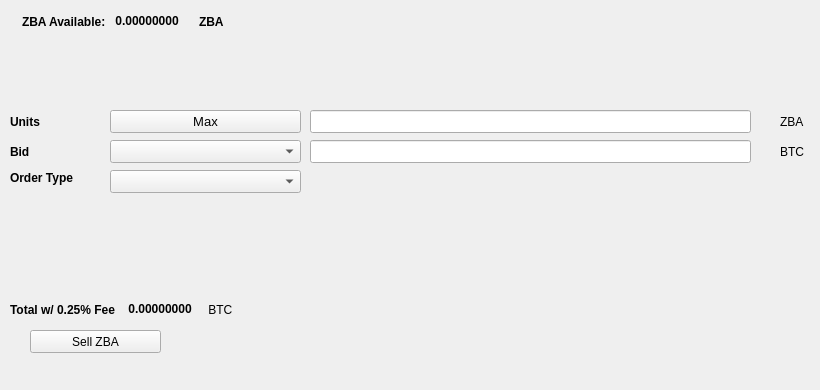
   <widget class="QWidget" name="SellTab">
    <attribute name="title">
     <string>Sell</string>
    </attribute>
    <widget class="QLabel" name="label_16">
     <property name="geometry">
      <rect>
       <x>780</x>
       <y>140</y>
       <width>31</width>
       <height>23</height>
      </rect>
     </property>
     <property name="text">
      <string>BTC</string>
     </property>
    </widget>
    <widget class="QComboBox" name="SellBidcomboBox">
     <property name="geometry">
      <rect>
       <x>110</x>
       <y>140</y>
       <width>191</width>
       <height>23</height>
      </rect>
     </property>
     <property name="font">
      <font>
       <pointsize>10</pointsize>
      </font>
     </property>
    </widget>
    <widget class="QLabel" name="label_18">
     <property name="geometry">
      <rect>
       <x>10</x>
       <y>110</y>
       <width>46</width>
       <height>23</height>
      </rect>
     </property>
     <property name="font">
      <font>
       <weight>75</weight>
       <bold>true</bold>
      </font>
     </property>
     <property name="text">
      <string>Units</string>
     </property>
    </widget>
    <widget class="QPushButton" name="Sell_Max_Amount">
     <property name="geometry">
      <rect>
       <x>110</x>
       <y>110</y>
       <width>191</width>
       <height>23</height>
      </rect>
     </property>
     <property name="font">
      <font>
       <pointsize>10</pointsize>
      </font>
     </property>
     <property name="text">
      <string>Max</string>
     </property>
    </widget>
    <widget class="QLabel" name="label_20">
     <property name="geometry">
      <rect>
       <x>10</x>
       <y>170</y>
       <width>91</width>
       <height>16</height>
      </rect>
     </property>
     <property name="font">
      <font>
       <weight>75</weight>
       <bold>true</bold>
      </font>
     </property>
     <property name="text">
      <string>Order Type</string>
     </property>
    </widget>
    <widget class="QComboBox" name="SellOrdertypeCombo">
     <property name="geometry">
      <rect>
       <x>110</x>
       <y>170</y>
       <width>191</width>
       <height>23</height>
      </rect>
     </property>
     <property name="font">
      <font>
       <pointsize>10</pointsize>
      </font>
     </property>
    </widget>
    <widget class="QLabel" name="label_21">
     <property name="geometry">
      <rect>
       <x>10</x>
       <y>140</y>
       <width>46</width>
       <height>23</height>
      </rect>
     </property>
     <property name="font">
      <font>
       <weight>75</weight>
       <bold>true</bold>
      </font>
     </property>
     <property name="text">
      <string>Bid</string>
     </property>
    </widget>
    <widget class="QLabel" name="label_22">
     <property name="geometry">
      <rect>
       <x>780</x>
       <y>110</y>
       <width>31</width>
       <height>23</height>
      </rect>
     </property>
     <property name="text">
      <string>ZBA</string>
     </property>
    </widget>
    <widget class="QLineEdit" name="UnitsInputZBA">
     <property name="geometry">
      <rect>
       <x>310</x>
       <y>110</y>
       <width>441</width>
       <height>23</height>
      </rect>
     </property>
     <property name="font">
      <font>
       <pointsize>9</pointsize>
       <weight>75</weight>
       <bold>true</bold>
      </font>
     </property>
    </widget>
    <widget class="QLineEdit" name="SellBidPriceEdit">
     <property name="geometry">
      <rect>
       <x>310</x>
       <y>140</y>
       <width>441</width>
       <height>23</height>
      </rect>
     </property>
     <property name="font">
      <font>
       <pointsize>9</pointsize>
       <weight>75</weight>
       <bold>true</bold>
      </font>
     </property>
    </widget>
    <widget class="QPushButton" name="SellZBABTN">
     <property name="geometry">
      <rect>
       <x>30</x>
       <y>330</y>
       <width>131</width>
       <height>23</height>
      </rect>
     </property>
     <property name="text">
      <string>Sell ZBA</string>
     </property>
     <property name="icon">
      <iconset resource="../zoomba">
       <normaloff>:/icons/bitcoin</normaloff>:/icons/bitcoin</iconset>
     </property>
    </widget>
    <widget class="QWidget" name="layoutWidget3">
     <property name="geometry">
      <rect>
       <x>22</x>
       <y>12</y>
       <width>258</width>
       <height>19</height>
      </rect>
     </property>
     <layout class="QHBoxLayout" name="horizontalLayout">
      <item>
       <widget class="QLabel" name="label232_2">
        <property name="font">
         <font>
          <weight>75</weight>
          <bold>true</bold>
         </font>
        </property>
        <property name="text">
         <string>ZBA Available:</string>
        </property>
       </widget>
      </item>
      <item>
       <widget class="QLabel" name="ZBAAvailableLabel">
        <property name="palette">
         <palette>
          <active>
           <colorrole role="WindowText">
            <brush brushstyle="SolidPattern">
             <color alpha="255">
              <red>0</red>
              <green>0</green>
              <blue>0</blue>
             </color>
            </brush>
           </colorrole>
           <colorrole role="Button">
            <brush brushstyle="SolidPattern">
             <color alpha="255">
              <red>0</red>
              <green>170</green>
              <blue>0</blue>
             </color>
            </brush>
           </colorrole>
           <colorrole role="Light">
            <brush brushstyle="SolidPattern">
             <color alpha="255">
              <red>0</red>
              <green>255</green>
              <blue>0</blue>
             </color>
            </brush>
           </colorrole>
           <colorrole role="Midlight">
            <brush brushstyle="SolidPattern">
             <color alpha="255">
              <red>0</red>
              <green>212</green>
              <blue>0</blue>
             </color>
            </brush>
           </colorrole>
           <colorrole role="Dark">
            <brush brushstyle="SolidPattern">
             <color alpha="255">
              <red>0</red>
              <green>85</green>
              <blue>0</blue>
             </color>
            </brush>
           </colorrole>
           <colorrole role="Mid">
            <brush brushstyle="SolidPattern">
             <color alpha="255">
              <red>0</red>
              <green>113</green>
              <blue>0</blue>
             </color>
            </brush>
           </colorrole>
           <colorrole role="Text">
            <brush brushstyle="SolidPattern">
             <color alpha="255">
              <red>0</red>
              <green>170</green>
              <blue>0</blue>
             </color>
            </brush>
           </colorrole>
           <colorrole role="BrightText">
            <brush brushstyle="SolidPattern">
             <color alpha="255">
              <red>255</red>
              <green>255</green>
              <blue>255</blue>
             </color>
            </brush>
           </colorrole>
           <colorrole role="ButtonText">
            <brush brushstyle="SolidPattern">
             <color alpha="255">
              <red>0</red>
              <green>0</green>
              <blue>0</blue>
             </color>
            </brush>
           </colorrole>
           <colorrole role="Base">
            <brush brushstyle="SolidPattern">
             <color alpha="255">
              <red>255</red>
              <green>255</green>
              <blue>255</blue>
             </color>
            </brush>
           </colorrole>
           <colorrole role="Window">
            <brush brushstyle="SolidPattern">
             <color alpha="255">
              <red>0</red>
              <green>170</green>
              <blue>0</blue>
             </color>
            </brush>
           </colorrole>
           <colorrole role="Shadow">
            <brush brushstyle="SolidPattern">
             <color alpha="255">
              <red>0</red>
              <green>0</green>
              <blue>0</blue>
             </color>
            </brush>
           </colorrole>
           <colorrole role="AlternateBase">
            <brush brushstyle="SolidPattern">
             <color alpha="255">
              <red>127</red>
              <green>212</green>
              <blue>127</blue>
             </color>
            </brush>
           </colorrole>
           <colorrole role="ToolTipBase">
            <brush brushstyle="SolidPattern">
             <color alpha="255">
              <red>255</red>
              <green>255</green>
              <blue>220</blue>
             </color>
            </brush>
           </colorrole>
           <colorrole role="ToolTipText">
            <brush brushstyle="SolidPattern">
             <color alpha="255">
              <red>0</red>
              <green>0</green>
              <blue>0</blue>
             </color>
            </brush>
           </colorrole>
          </active>
          <inactive>
           <colorrole role="WindowText">
            <brush brushstyle="SolidPattern">
             <color alpha="255">
              <red>0</red>
              <green>0</green>
              <blue>0</blue>
             </color>
            </brush>
           </colorrole>
           <colorrole role="Button">
            <brush brushstyle="SolidPattern">
             <color alpha="255">
              <red>0</red>
              <green>170</green>
              <blue>0</blue>
             </color>
            </brush>
           </colorrole>
           <colorrole role="Light">
            <brush brushstyle="SolidPattern">
             <color alpha="255">
              <red>0</red>
              <green>255</green>
              <blue>0</blue>
             </color>
            </brush>
           </colorrole>
           <colorrole role="Midlight">
            <brush brushstyle="SolidPattern">
             <color alpha="255">
              <red>0</red>
              <green>212</green>
              <blue>0</blue>
             </color>
            </brush>
           </colorrole>
           <colorrole role="Dark">
            <brush brushstyle="SolidPattern">
             <color alpha="255">
              <red>0</red>
              <green>85</green>
              <blue>0</blue>
             </color>
            </brush>
           </colorrole>
           <colorrole role="Mid">
            <brush brushstyle="SolidPattern">
             <color alpha="255">
              <red>0</red>
              <green>113</green>
              <blue>0</blue>
             </color>
            </brush>
           </colorrole>
           <colorrole role="Text">
            <brush brushstyle="SolidPattern">
             <color alpha="255">
              <red>0</red>
              <green>170</green>
              <blue>0</blue>
             </color>
            </brush>
           </colorrole>
           <colorrole role="BrightText">
            <brush brushstyle="SolidPattern">
             <color alpha="255">
              <red>255</red>
              <green>255</green>
              <blue>255</blue>
             </color>
            </brush>
           </colorrole>
           <colorrole role="ButtonText">
            <brush brushstyle="SolidPattern">
             <color alpha="255">
              <red>0</red>
              <green>0</green>
              <blue>0</blue>
             </color>
            </brush>
           </colorrole>
           <colorrole role="Base">
            <brush brushstyle="SolidPattern">
             <color alpha="255">
              <red>255</red>
              <green>255</green>
              <blue>255</blue>
             </color>
            </brush>
           </colorrole>
           <colorrole role="Window">
            <brush brushstyle="SolidPattern">
             <color alpha="255">
              <red>0</red>
              <green>170</green>
              <blue>0</blue>
             </color>
            </brush>
           </colorrole>
           <colorrole role="Shadow">
            <brush brushstyle="SolidPattern">
             <color alpha="255">
              <red>0</red>
              <green>0</green>
              <blue>0</blue>
             </color>
            </brush>
           </colorrole>
           <colorrole role="AlternateBase">
            <brush brushstyle="SolidPattern">
             <color alpha="255">
              <red>127</red>
              <green>212</green>
              <blue>127</blue>
             </color>
            </brush>
           </colorrole>
           <colorrole role="ToolTipBase">
            <brush brushstyle="SolidPattern">
             <color alpha="255">
              <red>255</red>
              <green>255</green>
              <blue>220</blue>
             </color>
            </brush>
           </colorrole>
           <colorrole role="ToolTipText">
            <brush brushstyle="SolidPattern">
             <color alpha="255">
              <red>0</red>
              <green>0</green>
              <blue>0</blue>
             </color>
            </brush>
           </colorrole>
          </inactive>
          <disabled>
           <colorrole role="WindowText">
            <brush brushstyle="SolidPattern">
             <color alpha="255">
              <red>0</red>
              <green>85</green>
              <blue>0</blue>
             </color>
            </brush>
           </colorrole>
           <colorrole role="Button">
            <brush brushstyle="SolidPattern">
             <color alpha="255">
              <red>0</red>
              <green>170</green>
              <blue>0</blue>
             </color>
            </brush>
           </colorrole>
           <colorrole role="Light">
            <brush brushstyle="SolidPattern">
             <color alpha="255">
              <red>0</red>
              <green>255</green>
              <blue>0</blue>
             </color>
            </brush>
           </colorrole>
           <colorrole role="Midlight">
            <brush brushstyle="SolidPattern">
             <color alpha="255">
              <red>0</red>
              <green>212</green>
              <blue>0</blue>
             </color>
            </brush>
           </colorrole>
           <colorrole role="Dark">
            <brush brushstyle="SolidPattern">
             <color alpha="255">
              <red>0</red>
              <green>85</green>
              <blue>0</blue>
             </color>
            </brush>
           </colorrole>
           <colorrole role="Mid">
            <brush brushstyle="SolidPattern">
             <color alpha="255">
              <red>0</red>
              <green>113</green>
              <blue>0</blue>
             </color>
            </brush>
           </colorrole>
           <colorrole role="Text">
            <brush brushstyle="SolidPattern">
             <color alpha="255">
              <red>0</red>
              <green>85</green>
              <blue>0</blue>
             </color>
            </brush>
           </colorrole>
           <colorrole role="BrightText">
            <brush brushstyle="SolidPattern">
             <color alpha="255">
              <red>255</red>
              <green>255</green>
              <blue>255</blue>
             </color>
            </brush>
           </colorrole>
           <colorrole role="ButtonText">
            <brush brushstyle="SolidPattern">
             <color alpha="255">
              <red>0</red>
              <green>85</green>
              <blue>0</blue>
             </color>
            </brush>
           </colorrole>
           <colorrole role="Base">
            <brush brushstyle="SolidPattern">
             <color alpha="255">
              <red>0</red>
              <green>170</green>
              <blue>0</blue>
             </color>
            </brush>
           </colorrole>
           <colorrole role="Window">
            <brush brushstyle="SolidPattern">
             <color alpha="255">
              <red>0</red>
              <green>170</green>
              <blue>0</blue>
             </color>
            </brush>
           </colorrole>
           <colorrole role="Shadow">
            <brush brushstyle="SolidPattern">
             <color alpha="255">
              <red>0</red>
              <green>0</green>
              <blue>0</blue>
             </color>
            </brush>
           </colorrole>
           <colorrole role="AlternateBase">
            <brush brushstyle="SolidPattern">
             <color alpha="255">
              <red>0</red>
              <green>170</green>
              <blue>0</blue>
             </color>
            </brush>
           </colorrole>
           <colorrole role="ToolTipBase">
            <brush brushstyle="SolidPattern">
             <color alpha="255">
              <red>255</red>
              <green>255</green>
              <blue>220</blue>
             </color>
            </brush>
           </colorrole>
           <colorrole role="ToolTipText">
            <brush brushstyle="SolidPattern">
             <color alpha="255">
              <red>0</red>
              <green>0</green>
              <blue>0</blue>
             </color>
            </brush>
           </colorrole>
          </disabled>
         </palette>
        </property>
        <property name="font">
         <font>
          <weight>75</weight>
          <bold>true</bold>
         </font>
        </property>
        <property name="text">
         <string> 0.00000000 </string>
        </property>
        <property name="textInteractionFlags">
         <set>Qt::LinksAccessibleByMouse|Qt::TextSelectableByKeyboard|Qt::TextSelectableByMouse</set>
        </property>
       </widget>
      </item>
      <item>
       <widget class="QLabel" name="labelZBA">
        <property name="font">
         <font>
          <weight>75</weight>
          <bold>true</bold>
         </font>
        </property>
        <property name="text">
         <string>ZBA</string>
        </property>
       </widget>
      </item>
     </layout>
    </widget>
    <widget class="QWidget" name="layoutWidget">
     <property name="geometry">
      <rect>
       <x>10</x>
       <y>300</y>
       <width>268</width>
       <height>19</height>
      </rect>
     </property>
     <layout class="QHBoxLayout" name="horizontalLayout_2">
      <item>
       <widget class="QLabel" name="label_19">
        <property name="font">
         <font>
          <weight>75</weight>
          <bold>true</bold>
         </font>
        </property>
        <property name="text">
         <string>Total w/ 0.25% Fee </string>
        </property>
       </widget>
      </item>
      <item>
       <widget class="QLabel" name="SellCostLabel">
        <property name="palette">
         <palette>
          <active>
           <colorrole role="WindowText">
            <brush brushstyle="SolidPattern">
             <color alpha="255">
              <red>0</red>
              <green>0</green>
              <blue>0</blue>
             </color>
            </brush>
           </colorrole>
           <colorrole role="Button">
            <brush brushstyle="SolidPattern">
             <color alpha="255">
              <red>0</red>
              <green>170</green>
              <blue>0</blue>
             </color>
            </brush>
           </colorrole>
           <colorrole role="Light">
            <brush brushstyle="SolidPattern">
             <color alpha="255">
              <red>0</red>
              <green>255</green>
              <blue>0</blue>
             </color>
            </brush>
           </colorrole>
           <colorrole role="Midlight">
            <brush brushstyle="SolidPattern">
             <color alpha="255">
              <red>0</red>
              <green>212</green>
              <blue>0</blue>
             </color>
            </brush>
           </colorrole>
           <colorrole role="Dark">
            <brush brushstyle="SolidPattern">
             <color alpha="255">
              <red>0</red>
              <green>85</green>
              <blue>0</blue>
             </color>
            </brush>
           </colorrole>
           <colorrole role="Mid">
            <brush brushstyle="SolidPattern">
             <color alpha="255">
              <red>0</red>
              <green>113</green>
              <blue>0</blue>
             </color>
            </brush>
           </colorrole>
           <colorrole role="Text">
            <brush brushstyle="SolidPattern">
             <color alpha="255">
              <red>0</red>
              <green>170</green>
              <blue>0</blue>
             </color>
            </brush>
           </colorrole>
           <colorrole role="BrightText">
            <brush brushstyle="SolidPattern">
             <color alpha="255">
              <red>255</red>
              <green>255</green>
              <blue>255</blue>
             </color>
            </brush>
           </colorrole>
           <colorrole role="ButtonText">
            <brush brushstyle="SolidPattern">
             <color alpha="255">
              <red>0</red>
              <green>0</green>
              <blue>0</blue>
             </color>
            </brush>
           </colorrole>
           <colorrole role="Base">
            <brush brushstyle="SolidPattern">
             <color alpha="255">
              <red>255</red>
              <green>255</green>
              <blue>255</blue>
             </color>
            </brush>
           </colorrole>
           <colorrole role="Window">
            <brush brushstyle="SolidPattern">
             <color alpha="255">
              <red>0</red>
              <green>170</green>
              <blue>0</blue>
             </color>
            </brush>
           </colorrole>
           <colorrole role="Shadow">
            <brush brushstyle="SolidPattern">
             <color alpha="255">
              <red>0</red>
              <green>0</green>
              <blue>0</blue>
             </color>
            </brush>
           </colorrole>
           <colorrole role="AlternateBase">
            <brush brushstyle="SolidPattern">
             <color alpha="255">
              <red>127</red>
              <green>212</green>
              <blue>127</blue>
             </color>
            </brush>
           </colorrole>
           <colorrole role="ToolTipBase">
            <brush brushstyle="SolidPattern">
             <color alpha="255">
              <red>255</red>
              <green>255</green>
              <blue>220</blue>
             </color>
            </brush>
           </colorrole>
           <colorrole role="ToolTipText">
            <brush brushstyle="SolidPattern">
             <color alpha="255">
              <red>0</red>
              <green>0</green>
              <blue>0</blue>
             </color>
            </brush>
           </colorrole>
          </active>
          <inactive>
           <colorrole role="WindowText">
            <brush brushstyle="SolidPattern">
             <color alpha="255">
              <red>0</red>
              <green>0</green>
              <blue>0</blue>
             </color>
            </brush>
           </colorrole>
           <colorrole role="Button">
            <brush brushstyle="SolidPattern">
             <color alpha="255">
              <red>0</red>
              <green>170</green>
              <blue>0</blue>
             </color>
            </brush>
           </colorrole>
           <colorrole role="Light">
            <brush brushstyle="SolidPattern">
             <color alpha="255">
              <red>0</red>
              <green>255</green>
              <blue>0</blue>
             </color>
            </brush>
           </colorrole>
           <colorrole role="Midlight">
            <brush brushstyle="SolidPattern">
             <color alpha="255">
              <red>0</red>
              <green>212</green>
              <blue>0</blue>
             </color>
            </brush>
           </colorrole>
           <colorrole role="Dark">
            <brush brushstyle="SolidPattern">
             <color alpha="255">
              <red>0</red>
              <green>85</green>
              <blue>0</blue>
             </color>
            </brush>
           </colorrole>
           <colorrole role="Mid">
            <brush brushstyle="SolidPattern">
             <color alpha="255">
              <red>0</red>
              <green>113</green>
              <blue>0</blue>
             </color>
            </brush>
           </colorrole>
           <colorrole role="Text">
            <brush brushstyle="SolidPattern">
             <color alpha="255">
              <red>0</red>
              <green>170</green>
              <blue>0</blue>
             </color>
            </brush>
           </colorrole>
           <colorrole role="BrightText">
            <brush brushstyle="SolidPattern">
             <color alpha="255">
              <red>255</red>
              <green>255</green>
              <blue>255</blue>
             </color>
            </brush>
           </colorrole>
           <colorrole role="ButtonText">
            <brush brushstyle="SolidPattern">
             <color alpha="255">
              <red>0</red>
              <green>0</green>
              <blue>0</blue>
             </color>
            </brush>
           </colorrole>
           <colorrole role="Base">
            <brush brushstyle="SolidPattern">
             <color alpha="255">
              <red>255</red>
              <green>255</green>
              <blue>255</blue>
             </color>
            </brush>
           </colorrole>
           <colorrole role="Window">
            <brush brushstyle="SolidPattern">
             <color alpha="255">
              <red>0</red>
              <green>170</green>
              <blue>0</blue>
             </color>
            </brush>
           </colorrole>
           <colorrole role="Shadow">
            <brush brushstyle="SolidPattern">
             <color alpha="255">
              <red>0</red>
              <green>0</green>
              <blue>0</blue>
             </color>
            </brush>
           </colorrole>
           <colorrole role="AlternateBase">
            <brush brushstyle="SolidPattern">
             <color alpha="255">
              <red>127</red>
              <green>212</green>
              <blue>127</blue>
             </color>
            </brush>
           </colorrole>
           <colorrole role="ToolTipBase">
            <brush brushstyle="SolidPattern">
             <color alpha="255">
              <red>255</red>
              <green>255</green>
              <blue>220</blue>
             </color>
            </brush>
           </colorrole>
           <colorrole role="ToolTipText">
            <brush brushstyle="SolidPattern">
             <color alpha="255">
              <red>0</red>
              <green>0</green>
              <blue>0</blue>
             </color>
            </brush>
           </colorrole>
          </inactive>
          <disabled>
           <colorrole role="WindowText">
            <brush brushstyle="SolidPattern">
             <color alpha="255">
              <red>0</red>
              <green>85</green>
              <blue>0</blue>
             </color>
            </brush>
           </colorrole>
           <colorrole role="Button">
            <brush brushstyle="SolidPattern">
             <color alpha="255">
              <red>0</red>
              <green>170</green>
              <blue>0</blue>
             </color>
            </brush>
           </colorrole>
           <colorrole role="Light">
            <brush brushstyle="SolidPattern">
             <color alpha="255">
              <red>0</red>
              <green>255</green>
              <blue>0</blue>
             </color>
            </brush>
           </colorrole>
           <colorrole role="Midlight">
            <brush brushstyle="SolidPattern">
             <color alpha="255">
              <red>0</red>
              <green>212</green>
              <blue>0</blue>
             </color>
            </brush>
           </colorrole>
           <colorrole role="Dark">
            <brush brushstyle="SolidPattern">
             <color alpha="255">
              <red>0</red>
              <green>85</green>
              <blue>0</blue>
             </color>
            </brush>
           </colorrole>
           <colorrole role="Mid">
            <brush brushstyle="SolidPattern">
             <color alpha="255">
              <red>0</red>
              <green>113</green>
              <blue>0</blue>
             </color>
            </brush>
           </colorrole>
           <colorrole role="Text">
            <brush brushstyle="SolidPattern">
             <color alpha="255">
              <red>0</red>
              <green>85</green>
              <blue>0</blue>
             </color>
            </brush>
           </colorrole>
           <colorrole role="BrightText">
            <brush brushstyle="SolidPattern">
             <color alpha="255">
              <red>255</red>
              <green>255</green>
              <blue>255</blue>
             </color>
            </brush>
           </colorrole>
           <colorrole role="ButtonText">
            <brush brushstyle="SolidPattern">
             <color alpha="255">
              <red>0</red>
              <green>85</green>
              <blue>0</blue>
             </color>
            </brush>
           </colorrole>
           <colorrole role="Base">
            <brush brushstyle="SolidPattern">
             <color alpha="255">
              <red>0</red>
              <green>170</green>
              <blue>0</blue>
             </color>
            </brush>
           </colorrole>
           <colorrole role="Window">
            <brush brushstyle="SolidPattern">
             <color alpha="255">
              <red>0</red>
              <green>170</green>
              <blue>0</blue>
             </color>
            </brush>
           </colorrole>
           <colorrole role="Shadow">
            <brush brushstyle="SolidPattern">
             <color alpha="255">
              <red>0</red>
              <green>0</green>
              <blue>0</blue>
             </color>
            </brush>
           </colorrole>
           <colorrole role="AlternateBase">
            <brush brushstyle="SolidPattern">
             <color alpha="255">
              <red>0</red>
              <green>170</green>
              <blue>0</blue>
             </color>
            </brush>
           </colorrole>
           <colorrole role="ToolTipBase">
            <brush brushstyle="SolidPattern">
             <color alpha="255">
              <red>255</red>
              <green>255</green>
              <blue>220</blue>
             </color>
            </brush>
           </colorrole>
           <colorrole role="ToolTipText">
            <brush brushstyle="SolidPattern">
             <color alpha="255">
              <red>0</red>
              <green>0</green>
              <blue>0</blue>
             </color>
            </brush>
           </colorrole>
          </disabled>
         </palette>
        </property>
        <property name="font">
         <font>
          <weight>75</weight>
          <bold>true</bold>
         </font>
        </property>
        <property name="autoFillBackground">
         <bool>false</bool>
        </property>
        <property name="text">
         <string> 0.00000000</string>
        </property>
        <property name="textInteractionFlags">
         <set>Qt::LinksAccessibleByMouse|Qt::TextSelectableByMouse</set>
        </property>
       </widget>
      </item>
      <item>
       <widget class="QLabel" name="label_17">
        <property name="font">
         <font>
          <weight>50</weight>
          <bold>false</bold>
         </font>
        </property>
        <property name="text">
         <string> BTC</string>
        </property>
       </widget>
      </item>
     </layout>
    </widget>
    <widget class="QLabel" name="label_23">
     <property name="geometry">
      <rect>
       <x>460</x>
       <y>300</y>
       <width>281</width>
       <height>81</height>
      </rect>
     </property>
     <property name="text">
      <string/>
     </property>
     <property name="pixmap">
      <pixmap>:/images/bittrex</pixmap>
     </property>
    </widget>
   </widget>
